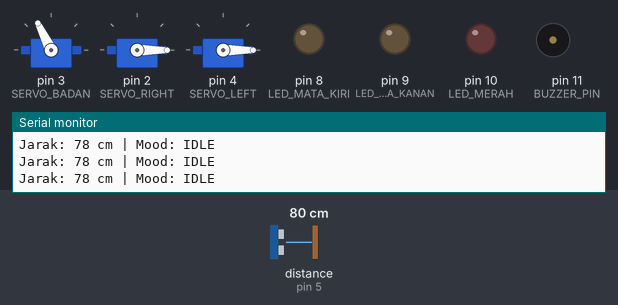
Recording of a sketch running on a simulated Arduino Uno, built with avr-gcc and run on an emulated ATmega328P. Shown: 3 × servo, output pins drawn as LEDs (lit = HIGH), buzzer (waves = sounding), the last lines printed to the serial monitor. Wiring (inferred from the names in the program): ultrasonic range finder: trigger pin 6; echo pin 5. Dashed ring = blinking. The test bench sets the inputs (shaded band); at power-on: distance to the obstacle (sensor on pin 5) 80 cm. The echo pulse lasts 58.3 µs per cm; random numbers use the default seed unless the sketch sets one; pins used as bus, display or sensor lines are not drawn.

Above: at 4.2 s.
4.3 s: distance to the obstacle (sensor on pin 5) set to 2 cm
At 5.2 s:
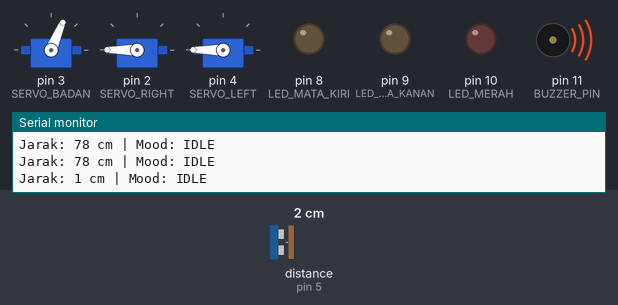
7.3 s: distance to the obstacle (sensor on pin 5) set to 250 cm
At 8.4 s:
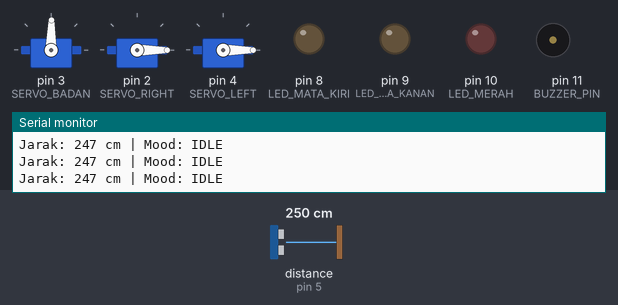
10.3 s: distance to the obstacle (sensor on pin 5) set to 9 cm
At 10.91 s:
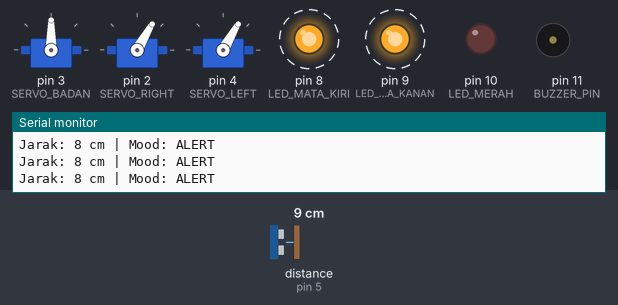
13.3 s: distance to the obstacle (sensor on pin 5) set to 36 cm
16.3 s: distance to the obstacle (sensor on pin 5) set to 45 cm
At 16.48 s:
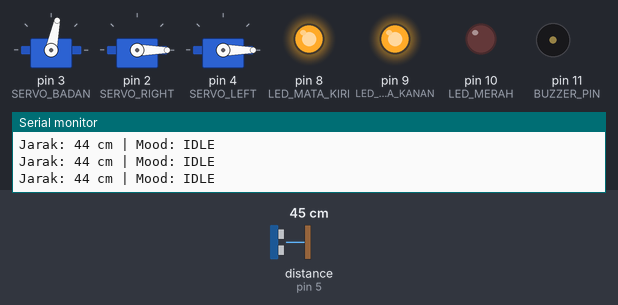
19.3 s: distance to the obstacle (sensor on pin 5) set to 18 cm
At 24.3 s:
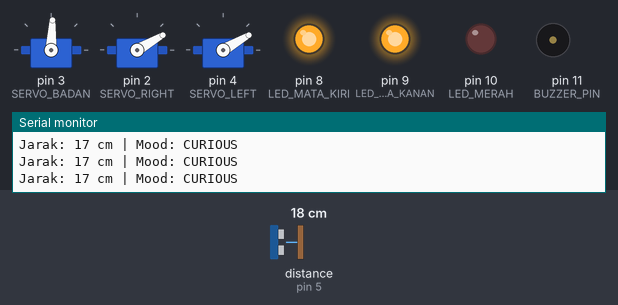
Timing chart, 0 to 27.2 s (numbered marks = the images above; inputs shaded):
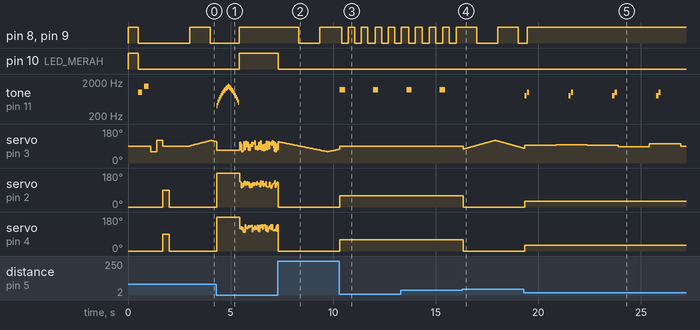

The sketch:

sketch_jan7a.ino
```cpp
#include <Servo.h>

// ===== PIN CONFIGURATION =====
#define TRIG_PIN 6
#define ECHO_PIN 5

#define SERVO_BADAN 3
#define SERVO_RIGHT 2
#define SERVO_LEFT 4

#define LED_MATA_KIRI 8
#define LED_MATA_KANAN 9
#define LED_MERAH 10   // LED merah untuk mode angry
#define BUZZER_PIN 11  //CHANGE IT TO DF PLAYER

// ===== OBJEK SERVO =====
Servo servoBadan;
Servo servoRight;
Servo servoLeft;

// ===== VARIABEL SENSOR =====
long duration;
int distance;
int distancePrev = 999;  // I THINK ITS JUST AS AN INITIAL VALUE IF ITS SO FAR
                         // THEN IN THE VOID LOOP, WILL MAKE THIS DISTANCEPREV = DISTANCE
                         // SO WE CAN USE THIS VARB AS TO STORE THE ULTRASONIC VALUE IN THE FUNCTION ?? (PROLLY)

// ===== VARIABEL GERAKAN =====
int sudutBadan = 90;
bool arah = true;        // kanan
int kecepatanGerak = 2;  //turn 2 angle at a time

// ===== VARIABEL MODE & MOOD =====
enum Mood { IDLE,
            CURIOUS,
            ALERT,
            SCARE,
            ANGRY,
            TIRED };
Mood currentMood = IDLE;  // WERE GONNA SET IT ON THIS
int scareCounter = 0;     // TO COUNT HOW MANY TIMES THE FUNCTION HAS BEEN ACTIVATED (LIKE UDH BRP KALI AT THAT DISTANCE SO WE CAN RESET IT)

unsigned long lastScareTime = 0;   // IT STORES THE NUMBER OF TIME (IN MILLIS) OF WHEN THE LAST SCARE WAS ---- STORES LAST SCARE*TIME* MILLIS.
unsigned long moodChangeTime = 0;  // STORES (TIMES IN MILLIS ARDUINO) OF WHEN WAS THE LAST TIME MOOD CHANGES.

// ===== VARIABEL TIMING ===== // THESE ALL ARE TO STORE THE LAST TIME THE VARB WAS ACTIVATED
unsigned long lastBlinkTime = 0;
unsigned long lastSoundTime = 0;
unsigned long lastRandomMove = 0;
bool ledState = false;  // TO DETERMINE or *TO REMEMBER IF LED IS ON OR OFF*

void setup() {
  // PIN MODE
  pinMode(TRIG_PIN, OUTPUT);
  pinMode(ECHO_PIN, INPUT);
  pinMode(LED_MATA_KIRI, OUTPUT);
  pinMode(LED_MATA_KANAN, OUTPUT);
  pinMode(LED_MERAH, OUTPUT);
  pinMode(BUZZER_PIN, OUTPUT);

  // SERVO ATTACH
  servoBadan.attach(SERVO_BADAN);
  servoRight.attach(SERVO_RIGHT);
  servoLeft.attach(SERVO_LEFT);

  // POSISI AWAL
  servoBadan.write(90);
  servoRight.write(0);
  servoLeft.write(0);

  Serial.begin(9600);

  // ANIMASI STARTUP
  startupAnimation();  // IT MEANS THAT THIS FUNCTION WILL RUN AUTOMATICALLY WHEN ARDUINO STARTS
}

void loop() {
  distance = bacaUltrasonik();  // SO.. DISTANCE WILL HAVE THE VALUE FROM bacaUltrasonik function (distance value)

  Serial.print("Jarak: ");
  Serial.print(distance);
  Serial.print(" cm | Mood: ");
  Serial.println(getMoodName());  // WILL PRINT THAT getMoodName function

  // UPDATE MOOD BERDASARKAN JARAK
  updateMood();  // THIS WILL RUN THE FUCNTION REGULARLY RIGHT AFTER THE ARDUINO STARTS

  // EKSEKUSI BEHAVIOR SESUAI MOOD
  executeMoodBehavior();  // THIS WILL RUN THE FUCNTION REGULARLY RIGHT AFTER THE ARDUINO STARTS

  // EFEK LED & SUARA ---- SO LED AND DF PLAYER RUNS TOGETHER *MODIFY THIS LATER*
  handleLEDEffects();  // THIS WILL RUN THE FUCNTION REGULARLY RIGHT AFTER THE ARDUINO STARTS

  distancePrev = distance;  // SO HERE, DISTANCEPREV WILL HAVE THE VALUE FROM THE DISTANCE FUNCTION RECEIVED (ULTRASNONIC DISTANCE MEASSUREMENT)
  delay(30);                //WHY HARUS PAKE DELAY?
}  // void loop closed

// ===== FUNGSI ULTRASONIK ===== - FUNCTIONS DOES NOT GO INTO VOID LOOP
int bacaUltrasonik() {
  digitalWrite(TRIG_PIN, LOW);
  delayMicroseconds(2);
  digitalWrite(TRIG_PIN, HIGH);
  delayMicroseconds(10);
  digitalWrite(TRIG_PIN, LOW);

  duration = pulseIn(ECHO_PIN, HIGH, 30000);
  if (duration == 0) return 999;

  return duration * 0.034 / 2;
}

// ===== UPDATE MOOD SYSTEM =====
void updateMood() {
  unsigned long currentTime = millis();  // SO THERES A NEW VARB WHICH IS "currentTime" AND THE OUTPUT IS "millis"
                                         // THIS IS TO MEASURE THE TIME OF WHEN WAS THE LAST TIME MOOD WAS UPDATED (in millis)
  // ZONE DETECTION
  if (distance > 0 && distance < 5) {  // if distance 0 - 5
    // ZONA SANGAT DEKAT - SCARE MODE!
    if (currentMood != SCARE && currentMood != ANGRY) {  // IF CURRENTMOOD IS NOT SCARE OR ANGRY THEN DO...    "!" MEANS NOT/FALSE
      currentMood = SCARE;                               // MAKE/CHANGE CURRENTMOOD TO SCARE
      scareCounter++;                                    // TO STORE VALUE, "++" INCREASE VALUE BY 1
      lastScareTime = currentTime;                       // TO SAVE AT WHAT TIME WAS THE LAST SCARE -- BC IT USE currentTime = millis    , LAST TIME IT SCARES = THAT CURRENT TIME
      moodChangeTime = currentTime;                      // TO SAVE THE TIME , WHAT WAS THE LAST TIME MOOD CHANGES -- BC currentTime = millis  , LAST TIME MOOD CHANGED = CURRENT TIME

      // Kalau sudah 3x ketemu, jadi ANGRY
      if (scareCounter >= 3) {  // IF SCARECOUNTER UDH LEBIH DARI 3x
        currentMood = ANGRY;    // MAKE MOOD ANGRY
        scareCounter = 0;       // RESET SCARECOUNTER TO 0
        // BASICALLY.. IF SCARECOUNTER IS OVER or EQUAL TO 3 , CHANGE MOOD TO ANGRY , AND THEN RESET THE SCARECOUNTER BACK TO 0
      }
    }
  } else if (distance >= 5 && distance < 15) {  //IF THOSE UPPER FUNCTIONS ARE (IF) ARE FALSE, THEN RUN ELSE IF - // else if = if condition A, B, if's above is false/doesnt run
    // ZONA DEKAT - ALERT
    if (currentMood == IDLE || currentMood == CURIOUS) {  //IF IDLE OR CURIOUS IS TRUE = STILL RUN - // "||" YOU CAN STILL TUN THIS FUNCTION EVEN IF ONLY VARB A OR B IS TRUE
      currentMood = ALERT;                                // IF MOOD IS IDLE OR CURIOUS, CHANGE TO ALERT
      moodChangeTime = currentTime;
    }
  } else if (distance >= 15 && distance < 40) {  // IF FUNCTIONS ABOVE ARE FALSE, THEN RUN THIS IF DISTANCE 15-40  ,  ACTUALLY JUST SAYING THAT IF DISTANCE IS NOT LIKE THE FUNCTIONS ABOVE BUT LIKE THIS ONE THEN RUN THIS
    // ZONA MENENGAH - CURIOUS
    if (currentMood == IDLE) {       // KLO DISTANCE SGEITU DAN IDLE THEN RUN THAT
      currentMood = CURIOUS;         // CHANGE TO CURIOUS
      moodChangeTime = currentTime;  // SAVE THAT LAST MOOD CHANGE TIME IN THAT VARB
    }
  } else {  // IF NONE OF THOSE FUNCTIONS RUN, THEN DO THIS
    // ZONA JAUH - kembali IDLE setelah beberapa saat
    if (currentTime - lastScareTime > 5000) {  // IF WAKTU SEKARANG - LAST SCARETIME IS BIGGER THAN 5s THEN DO THAT
      scareCounter = 0;                        // BASICALLY "HOW MUCH TIME HAS PASSED SINCE THE LAST SCARE?" IF ITS LONGER THAN 5s THEN RESET SCARECOUNTER
    }

    if (currentMood != IDLE && currentTime - moodChangeTime > 3000) {  // IF MOOD IS NOT IDLE AND MOOD TIME IS ALSO LONGGER THAN 3s
      currentMood = IDLE;                                              // CHANGE IT TO IDLE
      moodChangeTime = currentTime;                                    // RESET MOODCHANGETIME
    }
  }

  // TIRED mode setelah banyak aktivitas
  if (currentMood == ANGRY && currentTime - moodChangeTime > 8000) {  // IF MOOD IS ANGRY AND ITS BEEN MORE THAN 8s
    currentMood = TIRED;                                              // THEN CHANGE MOODE TO TIRED
    moodChangeTime = currentTime;                                     // RESET THE MOODCHANEGTIME
  }

  if (currentMood == TIRED && currentTime - moodChangeTime > 5000) {  // IF MOOD HAS BEEN TIRED FOR MORE THAN 5 SECOND
    currentMood = IDLE;                                               // THEN CHANGE MOOD TO IDLE
    scareCounter = 0;                                                 // AND SCARECOUNT TO 0
  }
}

// ===== EKSEKUSI BEHAVIOR SESUAI MOOD =====
void executeMoodBehavior() {
  switch (currentMood) {  // SWITCH BASICALLY TELLS TO LOOK AT THE "CURRENTMOOD" VARB VALUE  *LIKE SWITCH ON AND LOOK AT THE CURRENTMOOD VARB*
    case IDLE:            // IF ITS IDLE THEN DO RUN THE BEHAVIOR IDLE FUNCTION , AND THEN AFTER ITS RUNS, MAKE IT STOP
      behaviorIdle();
      break;
    case CURIOUS:  // IF CURRENTMOOD IS CURIOUS, THEN RUN BEHAVIOURCURIOUS FUNCTION, THEN TURN IT OFF AFTER IT RUNS
      behaviorCurious();
      break;
    case ALERT:
      behaviorAlert();
      break;
    case SCARE:
      behaviorScare();
      break;
    case ANGRY:
      behaviorAngry();
      break;
    case TIRED:
      behaviorTired();
      break;
  }
}

// ===== BEHAVIOR FUNCTIONS =====v
void behaviorIdle() {
  // Gerakan santai kiri-kanan
  servoRight.write(0);
  servoLeft.write(0);
  kecepatanGerak = 1;
  gerakBadanSmooth();
}

void behaviorCurious() {
  // Gerakan lebih aktif, kepala mengikuti
  servoRight.write(30);
  servoLeft.write(30);
  kecepatanGerak = 2;

  // Gerakan "mengintip"
  if (millis() - lastRandomMove > 1500) {  // IF LAST RANDOMMOVE IS MORE THAN 1,5s AGO THEN RUN THAT
    sudutBadan = 90 + random(-20, 20);     // BASICALLY SAYING, START FORM 90* AND THEN WIGGLE AROUND BETWEEN -20 TO 20
    servoBadan.write(sudutBadan);          // RUN SUDUTBADAN
    lastRandomMove = millis();             // SAVE LASTRANDOMOVE
  }

  // Suara penasaran
  if (millis() - lastSoundTime > 2000) {
    soundCurious();
    lastSoundTime = millis();
  }
}

void behaviorAlert() {
  // Siaga, tangan naik sedikit
  servoRight.write(60);
  servoLeft.write(60);
  kecepatanGerak = 3;

  // Fokus ke arah target
  servoBadan.write(90);

  // Suara alert
  if (millis() - lastSoundTime > 1500) {
    soundAlert();
    lastSoundTime = millis();
  }
}

void behaviorScare() {
  // GERAKAN MENAKUTKAN!
  unsigned long currentTime = millis();

  if (currentTime - moodChangeTime < 500) {  // HAS IT BEEN 0.5s SINCE THE LAST MOOD CHANGE?
    // Ledakan gerakan di awal
    servoBadan.write(90 + random(-30, 30));
    servoRight.write(180);
    servoLeft.write(180);
    soundScream();
  } else {
    // Gerakan agresif berkelanjutan
    servoBadan.write(60 + random(0, 60));
    servoRight.write(120 + random(-20, 20));
    servoLeft.write(120 + random(-20, 20));
  }
}

void behaviorAngry() {
  // Gerakan sangat agresif & cepat
  unsigned long currentTime = millis();

  if (currentTime % 200 < 100) {
    servoBadan.write(60);
    servoRight.write(180);
    servoLeft.write(0);
  } else {
    servoBadan.write(120);
    servoRight.write(0);
    servoLeft.write(180);
  }

  // Suara marah continuous
  if (millis() - lastSoundTime > 500) {
    soundAngry();
    lastSoundTime = millis();
  }
}

void behaviorTired() {
  // Gerakan lemah & lambat
  servoRight.write(20);
  servoLeft.write(20);
  kecepatanGerak = 1;

  // Turun perlahan
  if (sudutBadan > 70) {
    sudutBadan--;
    servoBadan.write(sudutBadan);
  }
}

// ===== GERAKAN SMOOTH =====
void gerakBadanSmooth() {
  if (arah) {
    sudutBadan += kecepatanGerak;
    if (sudutBadan >= 120) arah = false;
  } else {
    sudutBadan -= kecepatanGerak;
    if (sudutBadan <= 60) arah = true;
  }
  servoBadan.write(sudutBadan);
}

// ===== EFEK LED =====
void handleLEDEffects() {
  unsigned long currentTime = millis();

  switch (currentMood) {
    case IDLE:
      // LED berkedip pelan
      if (currentTime - lastBlinkTime > 1000) {
        ledState = !ledState;
        digitalWrite(LED_MATA_KIRI, ledState);
        digitalWrite(LED_MATA_KANAN, ledState);
        digitalWrite(LED_MERAH, LOW);
        lastBlinkTime = currentTime;
      }
      break;

    case CURIOUS:
      // LED nyala terus
      digitalWrite(LED_MATA_KIRI, HIGH);
      digitalWrite(LED_MATA_KANAN, HIGH);
      digitalWrite(LED_MERAH, LOW);
      break;

    case ALERT:
      // LED berkedip cepat
      if (currentTime - lastBlinkTime > 300) {
        ledState = !ledState;
        digitalWrite(LED_MATA_KIRI, ledState);
        digitalWrite(LED_MATA_KANAN, ledState);
        digitalWrite(LED_MERAH, LOW);
        lastBlinkTime = currentTime;
      }
      break;

    case SCARE:
      // LED menyala penuh
      digitalWrite(LED_MATA_KIRI, HIGH);
      digitalWrite(LED_MATA_KANAN, HIGH);
      digitalWrite(LED_MERAH, HIGH);
      break;

    case ANGRY:
      // LED merah berkedip sangat cepat
      if (currentTime - lastBlinkTime > 100) {
        ledState = !ledState;
        digitalWrite(LED_MATA_KIRI, ledState);
        digitalWrite(LED_MATA_KANAN, ledState);
        digitalWrite(LED_MERAH, HIGH);
        lastBlinkTime = currentTime;
      }
      break;

    case TIRED:
      // LED redup (nyala sebentar mati lama)
      if (currentTime - lastBlinkTime > 2000) {
        digitalWrite(LED_MATA_KIRI, HIGH);
        digitalWrite(LED_MATA_KANAN, HIGH);
        delay(100);
        digitalWrite(LED_MATA_KIRI, LOW);
        digitalWrite(LED_MATA_KANAN, LOW);
        digitalWrite(LED_MERAH, LOW);
        lastBlinkTime = currentTime;
      }
      break;
  }
}

// ===== SOUND EFFECTS =====
void soundCurious() {
  tone(BUZZER_PIN, 800, 100);
  delay(120);
  tone(BUZZER_PIN, 1000, 100);
}

void soundAlert() {
  tone(BUZZER_PIN, 1200, 150);
  delay(100);
  tone(BUZZER_PIN, 1200, 150);
}

void soundScream() {
  // Suara "jeritan" naik turun
  for (int i = 400; i < 1500; i += 100) {
    tone(BUZZER_PIN, i, 50);
    delay(50);
  }
  for (int i = 1500; i > 400; i -= 100) {
    tone(BUZZER_PIN, i, 50);
    delay(50);
  }
}

void soundAngry() {
  tone(BUZZER_PIN, 200, 100);
  delay(50);
  tone(BUZZER_PIN, 150, 100);
}

// ===== STARTUP ANIMATION =====
void startupAnimation() {
  // Test semua komponen
  Serial.println("=== HORROR ROBOT STARTING ===");

  // Test LED
  digitalWrite(LED_MATA_KIRI, HIGH);
  digitalWrite(LED_MATA_KANAN, HIGH);
  digitalWrite(LED_MERAH, HIGH);
  delay(500);
  digitalWrite(LED_MATA_KIRI, LOW);
  digitalWrite(LED_MATA_KANAN, LOW);
  digitalWrite(LED_MERAH, LOW);

  // Test Buzzer
  tone(BUZZER_PIN, 1000, 200);
  delay(300);
  tone(BUZZER_PIN, 1500, 200);
  delay(300);

  // Test Servo
  servoBadan.write(60);
  delay(300);
  servoBadan.write(120);
  delay(300);
  servoBadan.write(90);

  servoRight.write(90);
  servoLeft.write(90);
  delay(300);
  servoRight.write(0);
  servoLeft.write(0);

  Serial.println("=== READY TO SCARE! ===");
  delay(1000);
}

// ===== HELPER FUNCTION =====
String getMoodName() {
  switch (currentMood) {
    case IDLE: return "IDLE";
    case CURIOUS: return "CURIOUS";
    case ALERT: return "ALERT";
    case SCARE: return "SCARE";
    case ANGRY: return "ANGRY";
    case TIRED: return "TIRED";
    default: return "UNKNOWN";
  }
}
```

Measured:
- the behaviour switches between 40 and 41 cm on distance to the obstacle (sensor on pin 5) (found by bisection; images 3 and 4)
- after the input at 4.3 s, pin 10 (LED_MERAH): LOW → HIGH after 1.1 s; tone on pin 11 (BUZZER_PIN): plays 400 Hz for 0.05 s, 500 Hz for 0.05 s, 600 Hz for 0.05 s, 700 Hz for 0.05 s, 800 Hz for 0.05 s, 900 Hz for 0.05 s … (22 notes in this stretch), starting at once
- after the input at 7.3 s, pin 8 (LED_MATA_KIRI), pin 9 (LED_MATA_KANAN): HIGH → LOW after 1.0 s, → HIGH 1.0 s later; pin 10 (LED_MERAH): HIGH → LOW at once
- after the input at 10.3 s, tone on pin 11 (BUZZER_PIN): alternates 1200 Hz for 0.25 s and silent for 1.4 s, starting at once; servo on pin 2 (SERVO_RIGHT), servo on pin 4 (SERVO_LEFT): 0° → 60° at once
- after the input at 16.3 s, servo on pin 2 (SERVO_RIGHT), servo on pin 4 (SERVO_LEFT): 60° → 0° at once
- after the input at 19.3 s, tone on pin 11 (BUZZER_PIN): silent → 800 Hz at once, then repeats every 2.1 s: silent 0.02 s, 1000 Hz 0.10 s, silent 1.9 s, 800 Hz 0.10 s; servo on pin 2 (SERVO_RIGHT), servo on pin 4 (SERVO_LEFT): 0° → 30° at once
